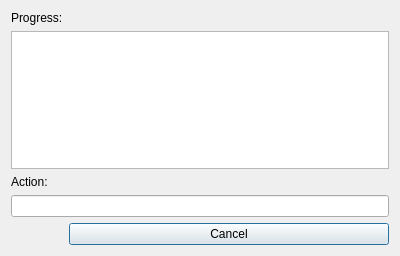
<?xml version="1.0" encoding="UTF-8"?>
<ui version="4.0">
 <class>DProcess</class>
 <widget class="QDialog" name="DProcess">
  <property name="geometry">
   <rect>
    <x>0</x>
    <y>0</y>
    <width>400</width>
    <height>256</height>
   </rect>
  </property>
  <property name="windowTitle">
   <string>Dialog</string>
  </property>
  <layout class="QFormLayout" name="formLayout">
   <item row="0" column="0">
    <widget class="QLabel" name="label">
     <property name="text">
      <string>Progress:</string>
     </property>
    </widget>
   </item>
   <item row="1" column="0" colspan="2">
    <widget class="QListWidget" name="mHistory"/>
   </item>
   <item row="2" column="0">
    <widget class="QLabel" name="label_2">
     <property name="text">
      <string>Action:</string>
     </property>
    </widget>
   </item>
   <item row="3" column="0" colspan="2">
    <widget class="QLineEdit" name="mAction">
     <property name="readOnly">
      <bool>true</bool>
     </property>
    </widget>
   </item>
   <item row="4" column="1">
    <widget class="QPushButton" name="mCancel">
     <property name="text">
      <string>Cancel</string>
     </property>
    </widget>
   </item>
  </layout>
 </widget>
 <resources/>
 <connections/>
</ui>
